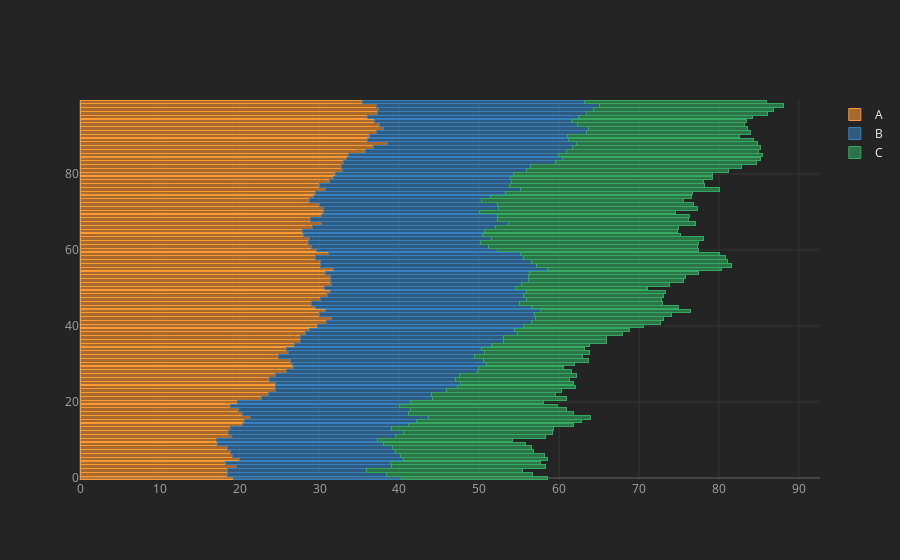

The code cell stored with this chart in its notebook:
### Code cell
df.iplot(kind='barh',barmode='stack',bargap=0.1)
